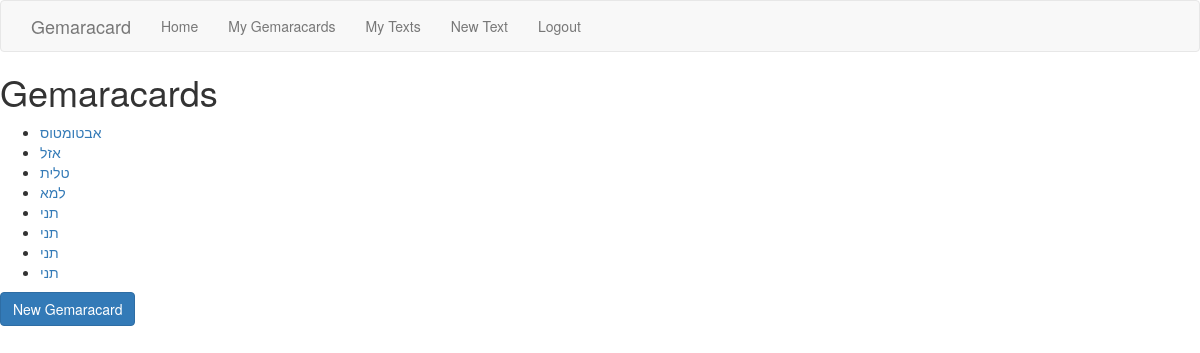
/flashcard-list/ (signed in), run on the app's committed database.
### flashcard/models.py (models this page shows, shortened)
class Flashcard(models.Model):
    vocab_term = models.CharField(max_length=200, blank=False)
    HEBREW = 'HEB'
    ARAMAIC = 'ARAM'
    LOANWORD = 'LW'
    LANGUAGE_CHOICES = (
        (HEBREW, 'Hebrew'),
        (ARAMAIC, 'Aramaic'),
        (LOANWORD, 'Loanword')
    )
    language = models.CharField(
        max_length=4,
        choices=LANGUAGE_CHOICES,
        default=HEBREW,
    )
    loanword_language = models.TextField(blank=True)
    VERB = 'VERB'
    NOUN = 'NOUN'
    ADJECTIVE = 'ADJ'
    PREPOSITION = 'PREP'
    ADVERB = 'ADV'
    OTHER = 'OTHER'
    POS_CHOICES = (
        (VERB, 'Verb'),
        (NOUN, 'Noun'),
        (ADJECTIVE, 'Adjective'),
        (PREPOSITION, 'Preposition'),
        (ADVERB, 'Adverb'),
        (OTHER, 'Other'),
    )
    part_of_speech = models.CharField(
        max_length=5,
        choices=POS_CHOICES,
        default=NOUN,
    )
    root = models.CharField(max_length=4, blank=True)
    page_number = models.IntegerField(blank=True, default=0)
    translation = models.TextField(blank=True)
    notes = models.TextField(blank=True)
    published_date = models.DateTimeField(auto_now=True)
    author = models.ForeignKey(User)

### flashcard/views.py (the view)
# urls.py: url(r'^flashcard-list/$', flashcard_list, name='flashcard_list'),
@login_required
def flashcard_list(request):
    flashcards = Flashcard.objects.filter(author=request.user)
    sorted_flashcards = flashcards.order_by('vocab_term')
    context = {'cards': sorted_flashcards}
    return render(request, 'flashcard-list.html', context)

### flashcard/templates/flashcard-list.html
{% extends "base.html" %}
{% block content %}
<h1>Gemaracards</h1>
<ul>
  {% for card in cards %}
    <li><a href="{% url 'flashcard_detail' card.pk %}">{{ card.vocab_term }}</a></li>
  {% endfor %}
</ul>
<a href="{% url 'flashcard_new' %}" class="btn btn-primary" role="button">New Gemaracard</a>
{% endblock %}

### data on the page
Flashcard: vocab_term "אבטומטוס"
Flashcard: vocab_term "אזל"
Flashcard: vocab_term "טלית"
Flashcard: vocab_term "למא"
Flashcard: vocab_term "תני"
Flashcard: vocab_term "תני"
Flashcard: vocab_term "תני"
Flashcard: vocab_term "תני"
